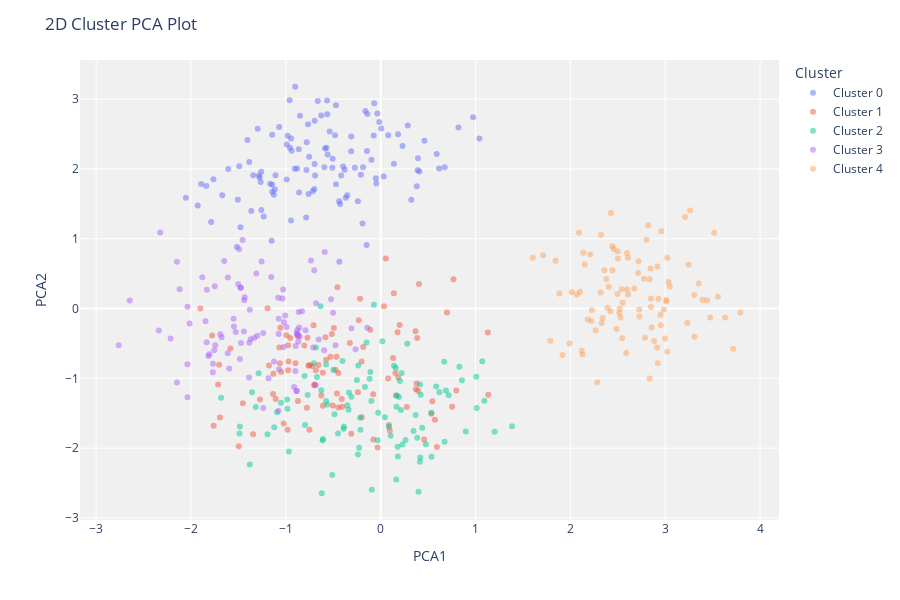

Notebook code cell kept with this figure:
### Markdown cell above
### 5. Evaluate Model

### Code cell
plot_model(kmeans)
